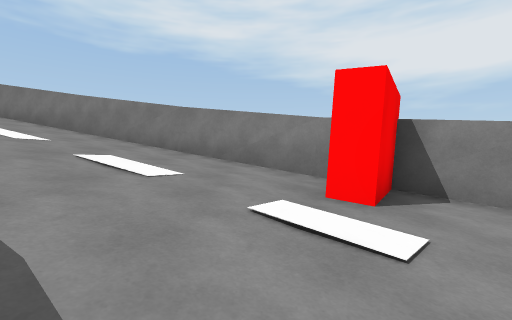
View 1 (above)

17 first-person views from a walk through a 3-D level made in the Unity game engine. The camera is 1.2 m above the floor, looks level and sees 85° across. The floor is counted in squares, 2 m on a side. Each view is taken from the middle of a square. On the plan, view 1 faces up. The plan holds only what a view shows up to about 9 squares ahead; the rest is blank. The place goes on beyond the plan. The player character is not drawn. Surface patterns are stand-ins for the level's own textures.

View 2
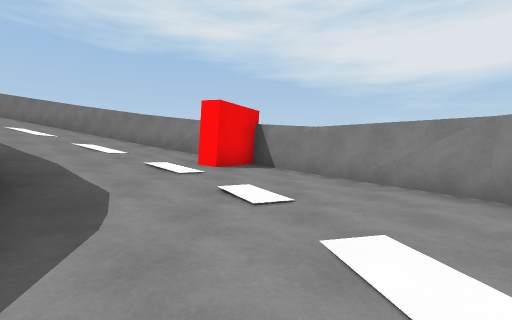

View 3
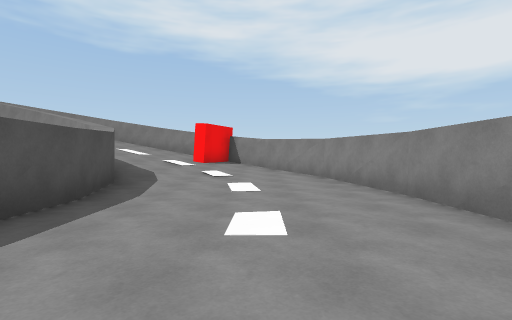

View 4
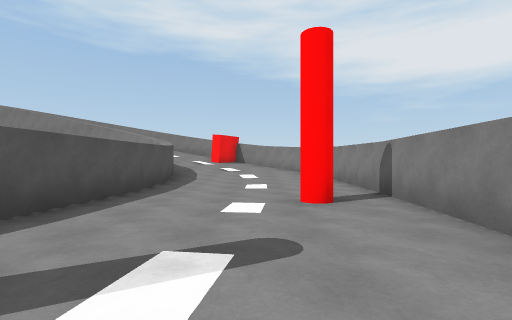

View 5
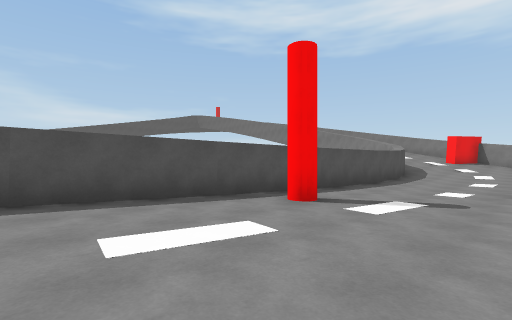

View 6
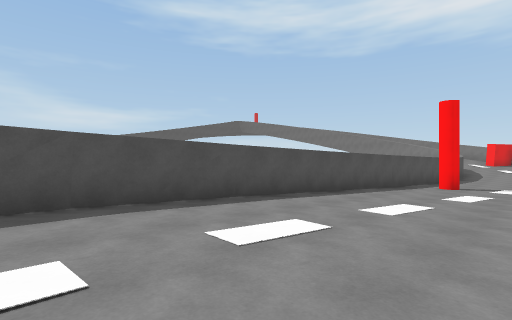

View 7
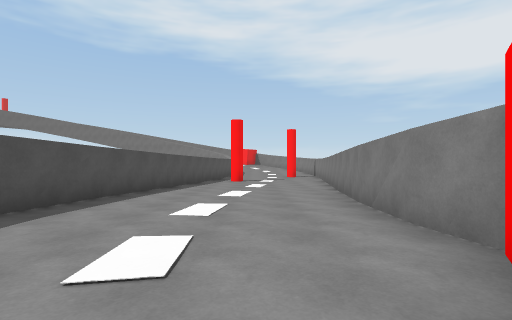

View 8
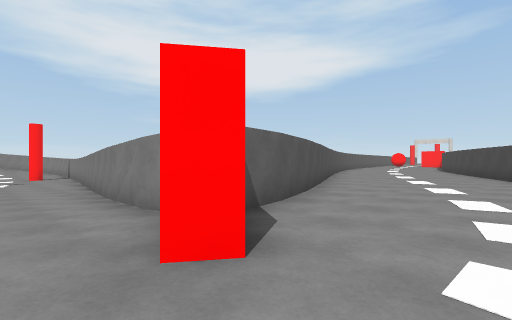

View 9
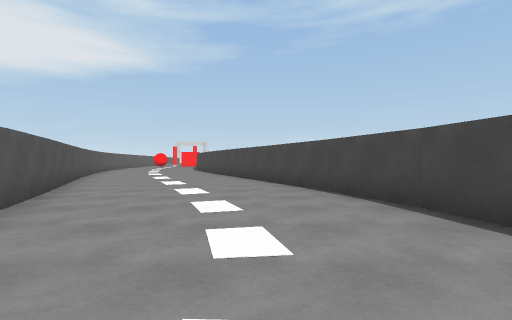

View 10
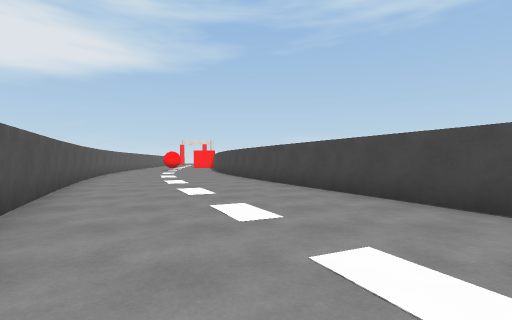

View 11
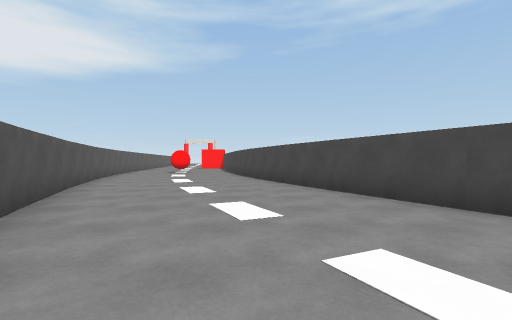

View 12
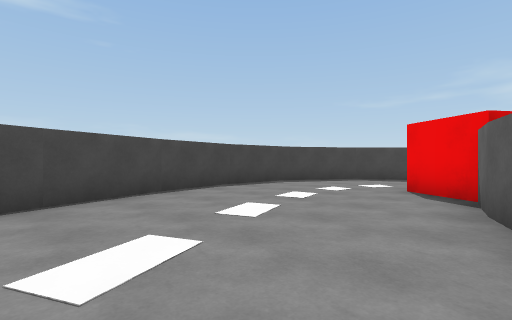

View 13
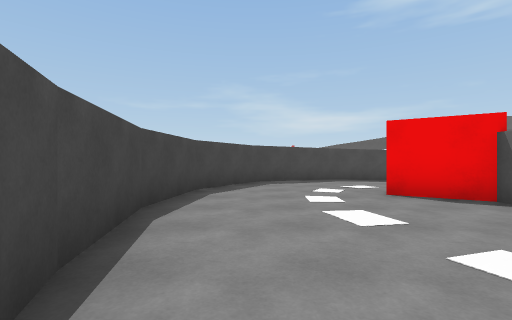

View 14
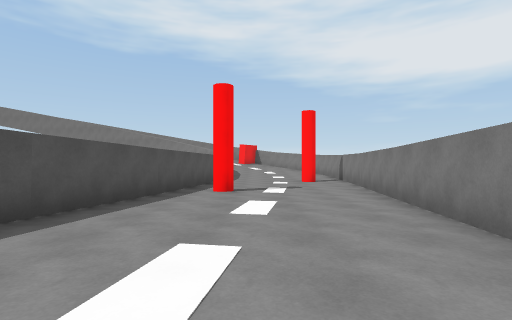

View 15
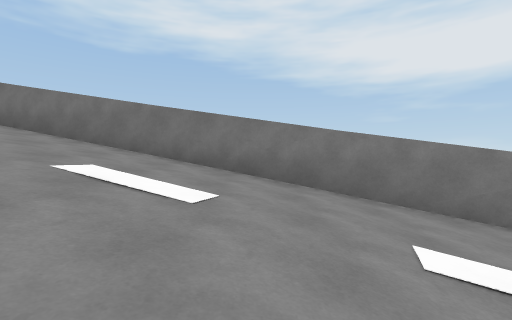

View 16
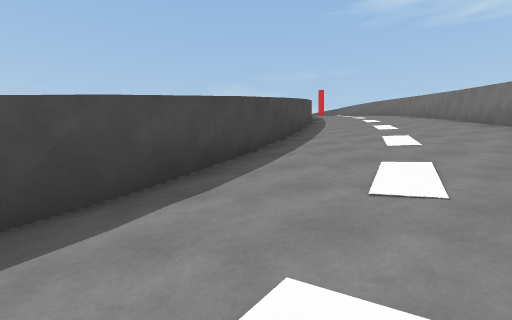

View 17
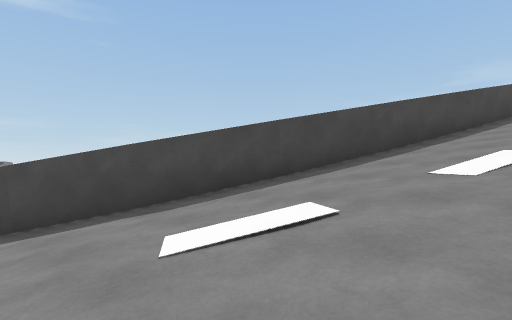

### Floor plan
Key: @ floor where view 1 was taken; # wall or solid block; . main floor; - floor 0.25 m lower than the main floor; _ floor 0.5 m lower than the main floor; < floor 0.75 m lower than the main floor; / step, stairs or slope.
Columns run from 10 left of view 1 to 18 right of it. Each row starts with its distance up from view 1.
  9 #####
  8 ////####
  7 ///////###
  6  ////////###
  5  //////////##
  4 #///////////##
  3 ####///////####
  2    ####//////.##
  1       ##/////--#
  0        ###@//__#
 -1          ##//__##
 -2           #_____#
 -3           #_____#
 -4           #_____#
 -5           #<<<<<#
 -6           #<<<<<#
 -7           #<<<#<#
 -8           #<<<<<#
 -9           #<<<<##
-10          ###___#
-11          #_____#
-12          #_____#
-13          #_____#
-14          #_____#
-15          #____##         ####
-16          #____#        ###...
-17         ##---_#     ####.....
-18         #-----#   ###........
-19         #-----# ###..........
-20         #--.-.###...........#
-21           ...##...........###
-22          #..............###
-23          #............###
-24          ##........####
-25           ###....###
-26             ######

Where each view was taken, in squares from view 1:
view 1: 0 up, 0 right, facing up
view 2: 3 down, 2 right, facing up
view 3: 7 down, 3 right, facing up
view 4: 11 down, 3 right, facing up
view 5: 14 down, 4 right, facing up-left
view 6: 20 down, 3 right, facing up-left
view 7: 22 down, 2 right, facing up
view 8: 23 down, 2 right, facing up-right
view 9: 23 down, 3 right, facing right
view 10: 21 down, 7 right, facing right
view 11: 20 down, 9 right, facing right
view 12: 20 down, 9 right, facing down-left
view 13: 24 down, 8 right, facing left
view 14: 17 down, 2 right, facing up
view 15: 3 up, 6 left, facing up
view 16: 2 up, 1 right, facing left
view 17: 5 up, 0 right, facing down-left
